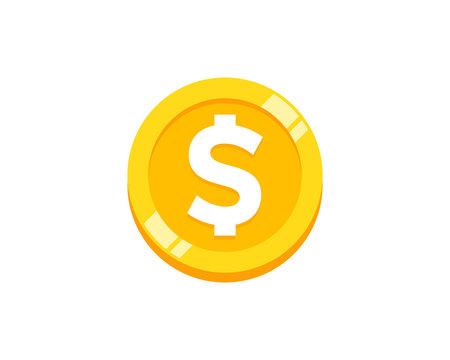
#> input picture images/coin.jpg, 450 x 360 px
$ python canny.py images/coin.jpg
#> lines starting #> are read from the running program, lines starting #| are printed output that depends on the picture; after the words box and inside, x2 and y2 are one past the last pixel; in counts of white or black regions, pixels touching at a corner belong together
import sys
import argparse
import cv2


def main():
    parser = argparse.ArgumentParser(description="Image processing CLI")
    parser.add_argument("filename", type=str, help="Path to the image file")
    parser.add_argument(
        "--thresholds",
        type=int,
        nargs=2,
        default=[50, 150],
        help="Thresholds for Canny edge detection (low high)",
    )
    args = parser.parse_args()

    print(args.thresholds[0], args.thresholds[1])

    input_image = cv2.imread(args.filename, cv2.IMREAD_GRAYSCALE)
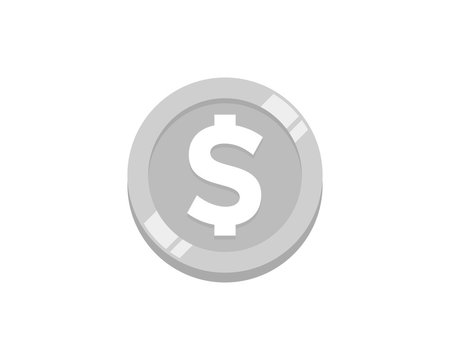
#> input_image: shape (360, 450); min 152, max 255, mean 245.1
    edges = cv2.Canny(input_image, args.thresholds[0], args.thresholds[1])
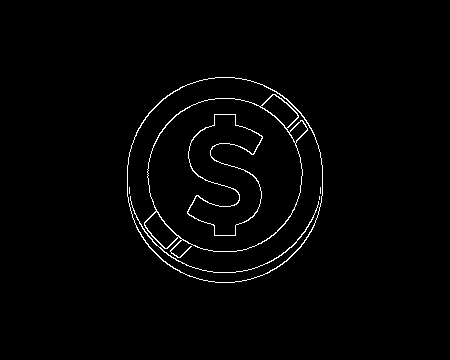
#> edges: shape (360, 450); 1.5% white in thin lines or dots, all inside (x1, y1, x2, y2) = (127, 77, 323, 283)

    filename_without_extension = args.filename.split(".")[0]
    filename =f"{filename_without_extension}_pp_canny.png"

    cv2.imwrite(filename, edges)

    return 0


if __name__ == "__main__":
    sys.exit(main())  # next section explains the use of sys.exit
#> (the program exits here)
